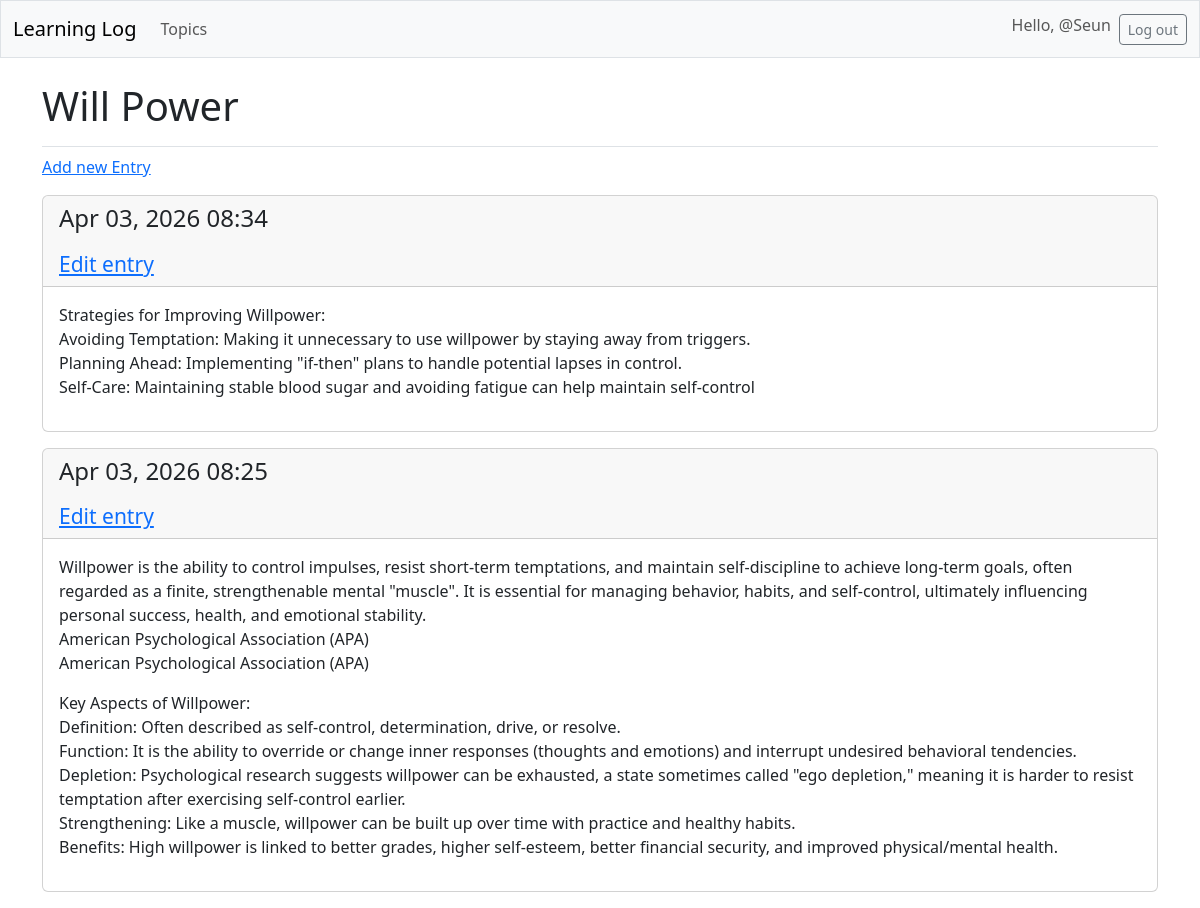
Page /topics/7/ (signed in) on the committed database.
### learning_logs/models.py (models this page shows, shortened)
class Topic(models.Model):
    text = models.CharField(max_length=200)
    date_added =models.DateTimeField(auto_now_add=True)
    owner = models.ForeignKey(User, on_delete=models.CASCADE)

class Entry(models.Model):
    topic= models.ForeignKey(Topic, on_delete=models.CASCADE)
    text = models.TextField()
    date_added= models.DateTimeField(auto_now_add=True)
    class Meta:
        verbose_name_plural = 'entries'

### learning_logs/views.py (the view)
# urls.py: path('topics/<int:topic_id>/', views.topic, name='topic'),
@login_required
def topic(request, topic_id):
    topic= Topic.objects.get(id=topic_id)
    if topic.owner != request.user:
        raise Http404
    entries = topic.entry_set.order_by('-date_added')
    context = {'topic': topic, 'entries':entries}
    return render(request, 'learning_logs/topic.html', context)

### learning_logs/templates/learning_logs/topic.html
{% extends 'learning_logs/base.html' %}
{% block page_header %}
<h1>{{ topic.text }}</h1>
{% endblock page_header %}
{% block content %}
<p>
    <a href="{% url 'learning_logs:new_entry' topic.id %}">Add new Entry</a>
</p>
    {% for entry in entries %}
    <div class="card mb-3">
        <h4 class="card-header">
            <p>{{ entry.date_added|date:'M d, Y H:i' }} </p>
            <small> <a href="{% url 'learning_logs:edit_entry' entry.id %}">
                Edit entry</a> </small>
        </h4>
        <div class="card-body">{{entry.text|linebreaks}}</div>
    </div>
    {% empty %}
        <p>There are no entries for this topic yet.</p>
    {% endfor %}
 {% endblock content %}

### learning_logs/templates/learning_logs/base.html (shortened to what this page needs)
<!doctype html>
<html lang="en">
<head>
    {% load django_bootstrap5 %}
    {% bootstrap_css %}
</head>
<body>
<nav class="navbar navbar-expand-md navbar-light bg-light mb-4 border">
    <div class="container-fluid">
        <a class="navbar-brand" href="{% url 'learning_logs:index' %}">
            Learning Log</a>
        <div class="collapse navbar-collapse" id="navbarCollapse">
            <ul class="navbar-nav me-auto mb-2 mb-md-0">
                <li class="nav-item">
                    <a class="nav-link" href="{% url 'learning_logs:topics' %}">
                        Topics</a></li>
            </ul>
            <ul class="navbar-nav ms-auto mb-2 ,b-md-0">
                 {% if user.is_authenticated %}
                <li class="nav-item">
                    <span class="navbar-text me-2"> Hello, {{user.username}}</span>
                </li>
    {% endif %}
            </ul>
            {% if user.is_authenticated %}
            <form action="{% url 'accounts:logout' %}" method="post">
                <button name="submit" class="btn btn-outline-secondary btn-sm">
                    Log out</button>
            </form>
            {% endif %}
        </div>
    </div>
</nav>
<main class="container">
    <div class="pb-2 mb-2 border-bottom">
        {% block page_header %}{% endblock page_header %}
    </div>
    <div>
        {% block content %}{% endblock content%}
    </div>
</main>
</body>
</html>

### rows in the picture
Topic: text "Will Power"
Entry: date_added "Apr 03, 2026 08:34", text "Strategies for Improving Willpower: Avoiding Temptation: Making it unnecessary to use willpower by staying away from triggers. Planning Ahead: Implementing \"if-then\" plans to handle potential lapses in control. Self-Care: Maintaining stable blood sugar and avoiding fatigue can help maintain self-control"
Entry: date_added "Apr 03, 2026 08:25", text "Willpower is the ability to control impulses, resist short-term temptations, and maintain self-discipline to achieve long-term goals, often regarded as a finite, strengthenable mental \"muscle\". It is essential for managing behavior, habits, and self-control, ultimately influencing personal success, health, and emotional stability. American Psychological Association (APA) American Psychological Association (APA) Key Aspects of Willpower: Definition: Often described as self-control, determination, drive, or resolve. Function: It is the ability to override or change inner responses (thoughts and emotions) and interrupt undesired behavioral tendencies. Depletion: Psychological research suggests…"

### other values in the picture
{{ user.username }} "@Seun"
